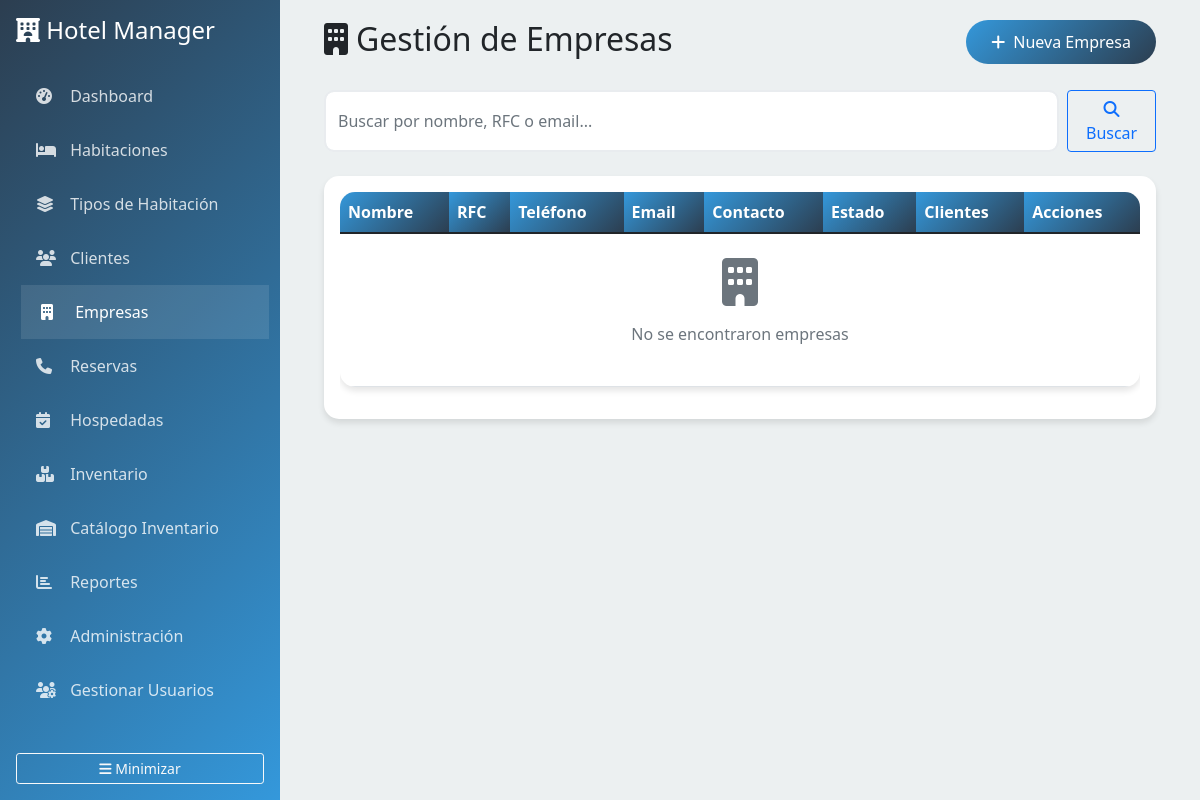
Page /empresas/ on the earlier database version.
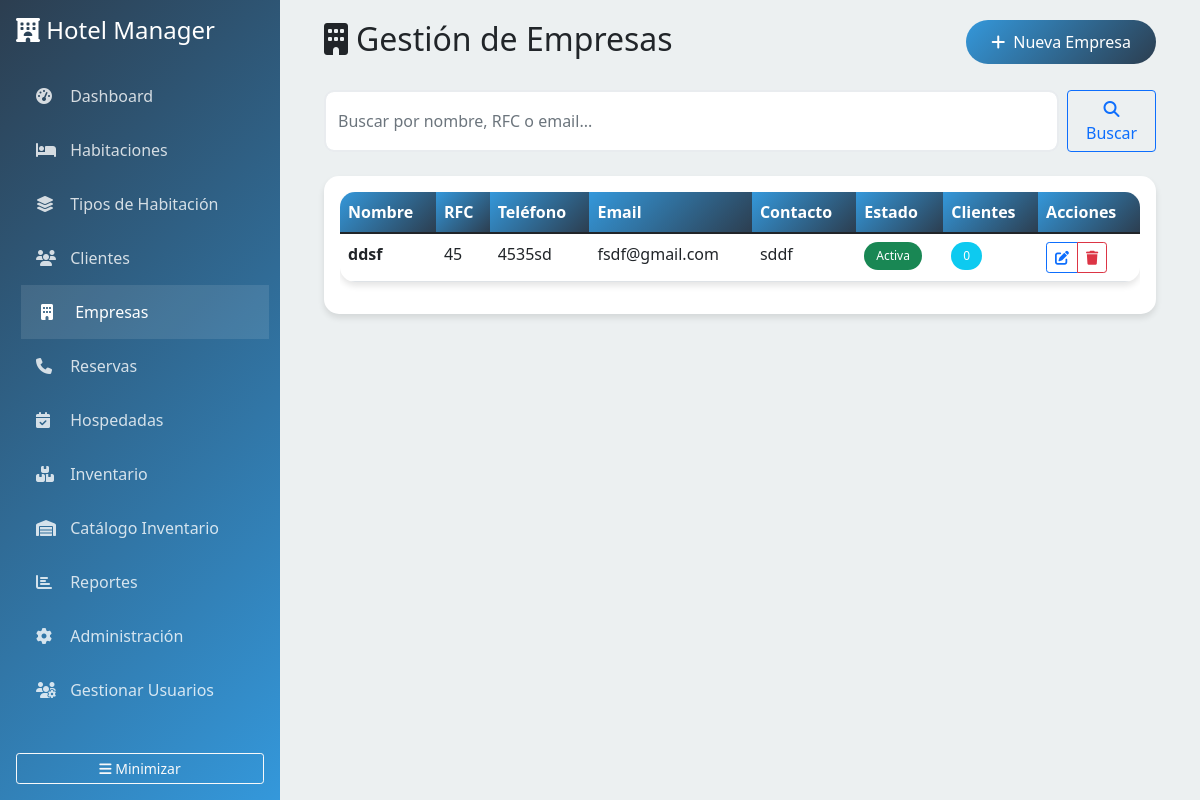
Same page on the later database version.
### hotel/models.py (models this page shows, shortened)
class Empresa(models.Model):
    nombre = models.CharField(max_length=200, verbose_name="Nombre de la Empresa")
    rfc = models.CharField(max_length=20, unique=True, verbose_name="RFC")
    direccion = models.TextField(verbose_name="Dirección")
    telefono = models.CharField(max_length=20, verbose_name="Teléfono")
    email = models.EmailField(verbose_name="Email")
    contacto = models.CharField(max_length=100, blank=True, verbose_name="Persona de Contacto")
    activa = models.BooleanField(default=True, verbose_name="Activa")
    fecha_registro = models.DateTimeField(auto_now_add=True, verbose_name="Fecha de Registro")
    class Meta:
        verbose_name = "Empresa"
        verbose_name_plural = "Empresas"
        ordering = ['nombre']

### hotel/views.py (the view)
# urls.py: path('empresas/', views.empresas_list, name='empresas'),
def empresas_list(request):
    query = request.GET.get('q', '')
    empresas = Empresa.objects.all()
    if query:
        empresas = empresas.filter(
            Q(nombre__icontains=query) |
            Q(rfc__icontains=query) |
            Q(email__icontains=query)
        )
    paginator = Paginator(empresas, 20)
    page = request.GET.get('page')
    empresas = paginator.get_page(page)
    return render(request, 'hotel/empresas.html', {'empresas': empresas, 'query': query})

### templates/hotel/empresas.html (shortened to what this page needs)
{% extends 'base.html' %}
{% block content %}
<div class="container-fluid">
    <div class="row mb-4">
        <div class="col-md-8">
            <h2><i class="fas fa-building me-2"></i>Gestión de Empresas</h2>
        </div>
        <div class="col-md-4 text-end">
            <a href="{% url 'hotel:empresa_create' %}" class="btn btn-primary">
                <i class="fas fa-plus me-2"></i>Nueva Empresa
            </a>
        </div>
    </div>
    <div class="row mb-4">
        <div class="col-md-12">
            <form method="get" class="d-flex">
                <input type="text" name="q" class="form-control me-2"
                       placeholder="Buscar por nombre, RFC o email..."
                       value="{{ query }}">
                <button type="submit" class="btn btn-outline-primary">
                    <i class="fas fa-search"></i> Buscar
                </button>
            </form>
        </div>
    </div>
    <div class="card">
        <div class="card-body">
            <div class="table-responsive">
                <table class="table table-hover">
                    <thead>
                        <tr>
                            <th>Nombre</th>
                            <th>RFC</th>
                            <th>Teléfono</th>
                            <th>Email</th>
                            <th>Contacto</th>
                            <th>Estado</th>
                            <th>Clientes</th>
                            <th>Acciones</th>
                        </tr>
                    </thead>
                    <tbody>
                        {% for empresa in empresas %}
                        <tr>
                            <td><strong>{{ empresa.nombre }}</strong></td>
                            <td>{{ empresa.rfc }}</td>
                            <td>{{ empresa.telefono }}</td>
                            <td>{{ empresa.email }}</td>
                            <td>{{ empresa.contacto|default:"-" }}</td>
                            <td>
                                {% if empresa.activa %}
                                    <span class="badge bg-success">Activa</span>
                                {% else %}
                                    <span class="badge bg-secondary">Inactiva</span>
                                {% endif %}
                            </td>
                            <td>
                                <span class="badge bg-info">{{ empresa.cliente_set.count }}</span>
                            </td>
                            <td>
                                <div class="btn-group btn-group-sm">
                                    <a href="{% url 'hotel:empresa_edit' empresa.id %}"
                                       class="btn btn-outline-primary" title="Editar">
                                        <i class="fas fa-edit"></i>
                                    </a>
                                    <a href="{% url 'hotel:empresa_delete' empresa.id %}"
                                       class="btn btn-outline-danger" title="Eliminar">
                                        <i class="fas fa-trash"></i>
                                    </a>
                                </div>
                            </td>
                        </tr>
                        {% empty %}
                        <tr>
                            <td colspan="8" class="text-center py-4">
                                <i class="fas fa-building fa-3x text-muted mb-3"></i>
                                <p class="text-muted">No se encontraron empresas</p>
                            </td>
                        </tr>
                        {% endfor %}
                    </tbody>
                </table>
            </div>
        </div>
    </div>
</div>
{% endblock %}

Differences in the rows shown:
added Empresa: nombre "ddsf", rfc "45", telefono "4535sd", email "fsdf@gmail.com", contacto "sddf", activa "Activa", cliente_set.count "0"
Other differences:
text no longer shown: "No se encontraron empresas"
